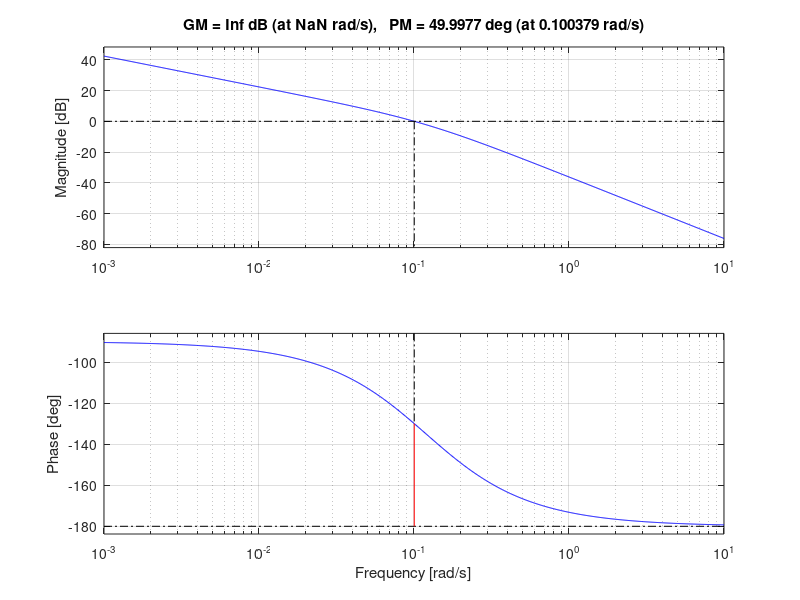

Write MATLAB code to recreate this figure.

%Part 2a
load('wave.mat')
x = psi_w(2,:)*pi/180;
window = 4096;
noverlap = [];
nfft = [];  
fs = 10;

% Power Spectral Density (PSD) function
[pxx,f] = pwelch(x, window, noverlap, nfft , fs); 

%Scaling to s/rad & rad/s
pxx = pxx/(2*pi);
f = f*2*pi;


%Part 2b

%Part 2c
xmax = find(max(pxx) == pxx);
w_0 = f(xmax);

%Part 2d
clf;
lambda = 0.082;
w = linspace(0,2,1000);
sigma = sqrt(max(pxx));
Kw = 2*lambda*w_0*sigma;
Pw = (Kw^2.*w.^2)./(w.^4+(4*lambda^2-2).*w.^2*w_0^2+w_0^4);
plot(w,Pw);
axis([0 2 -0.00005 16*10^(-4)])
hold on;
plot(f,pxx);
legend Analytic Estimate

%Part 3a
clf;
s=tf('s');
T = 72.52;
Td = T;
K = 0.156;

Kpd = 0.84;
Tf = 8.36;

h_pd=Kpd*(Td*s+1)/(Tf*s+1);
h_s=K/(s*(T*s+1));
h=h_pd*h_s;
[Gm, Pm] = margin(h);
margin(h);







